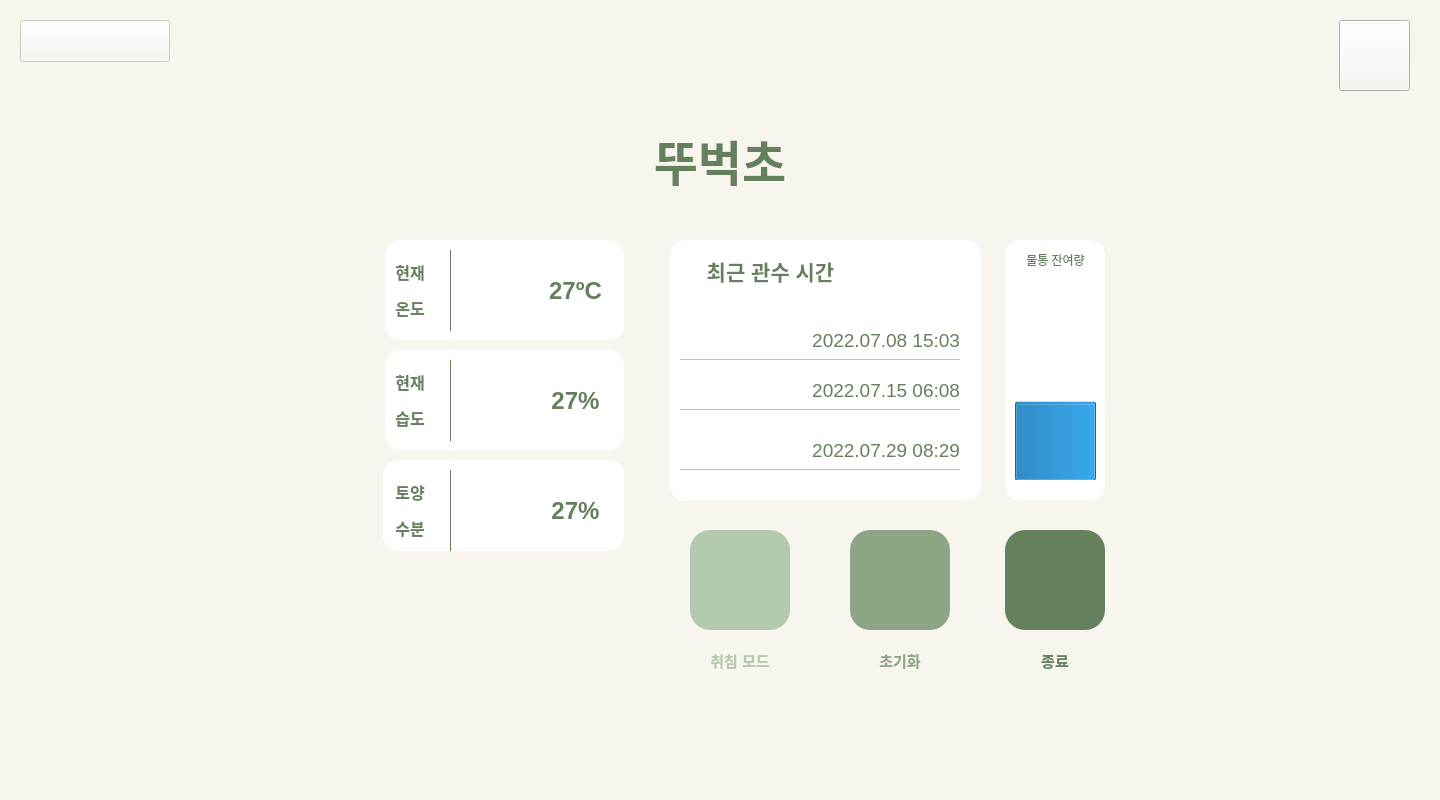
<?xml version="1.0" encoding="UTF-8"?>
<ui version="4.0">
 <class>Form</class>
 <widget class="QWidget" name="Form">
  <property name="geometry">
   <rect>
    <x>0</x>
    <y>0</y>
    <width>1440</width>
    <height>800</height>
   </rect>
  </property>
  <property name="windowTitle">
   <string>Form</string>
  </property>
  <property name="layoutDirection">
   <enum>Qt::LeftToRight</enum>
  </property>
  <property name="autoFillBackground">
   <bool>false</bool>
  </property>
  <property name="styleSheet">
   <string notr="true">background-color: rgb(248, 245, 238);</string>
  </property>
  <widget class="QPushButton" name="back_button">
   <property name="geometry">
    <rect>
     <x>1339</x>
     <y>20</y>
     <width>71</width>
     <height>71</height>
    </rect>
   </property>
   <property name="autoFillBackground">
    <bool>false</bool>
   </property>
   <property name="styleSheet">
    <string notr="true">border-image: url(:/icon/img/return_green.png);</string>
   </property>
   <property name="text">
    <string/>
   </property>
  </widget>
  <widget class="QPushButton" name="logo">
   <property name="enabled">
    <bool>false</bool>
   </property>
   <property name="geometry">
    <rect>
     <x>20</x>
     <y>20</y>
     <width>150</width>
     <height>42</height>
    </rect>
   </property>
   <property name="autoFillBackground">
    <bool>false</bool>
   </property>
   <property name="styleSheet">
    <string notr="true">border-image: url(:/logo/img/ＯＴＰ＿ｐｌａｎｔｉｎｕｍ.png);</string>
   </property>
   <property name="text">
    <string/>
   </property>
  </widget>
  <widget class="QLabel" name="temp_label">
   <property name="geometry">
    <rect>
     <x>385</x>
     <y>240</y>
     <width>239</width>
     <height>100</height>
    </rect>
   </property>
   <property name="styleSheet">
    <string notr="true">background-color: rgb(255, 255, 255);
border-radius : 15px;

</string>
   </property>
   <property name="frameShape">
    <enum>QFrame::Box</enum>
   </property>
   <property name="frameShadow">
    <enum>QFrame::Raised</enum>
   </property>
   <property name="lineWidth">
    <number>10</number>
   </property>
   <property name="midLineWidth">
    <number>30</number>
   </property>
   <property name="text">
    <string/>
   </property>
  </widget>
  <widget class="QLabel" name="humi_label">
   <property name="geometry">
    <rect>
     <x>385</x>
     <y>350</y>
     <width>239</width>
     <height>100</height>
    </rect>
   </property>
   <property name="styleSheet">
    <string notr="true">background-color: rgb(255, 255, 255);
border-radius : 15px;

</string>
   </property>
   <property name="frameShape">
    <enum>QFrame::Box</enum>
   </property>
   <property name="frameShadow">
    <enum>QFrame::Raised</enum>
   </property>
   <property name="lineWidth">
    <number>10</number>
   </property>
   <property name="midLineWidth">
    <number>30</number>
   </property>
   <property name="text">
    <string/>
   </property>
  </widget>
  <widget class="QLabel" name="soil_label">
   <property name="geometry">
    <rect>
     <x>383</x>
     <y>460</y>
     <width>241</width>
     <height>91</height>
    </rect>
   </property>
   <property name="styleSheet">
    <string notr="true">background-color: rgb(255, 255, 255);
border-radius : 15px;

</string>
   </property>
   <property name="frameShape">
    <enum>QFrame::Box</enum>
   </property>
   <property name="frameShadow">
    <enum>QFrame::Raised</enum>
   </property>
   <property name="lineWidth">
    <number>10</number>
   </property>
   <property name="midLineWidth">
    <number>30</number>
   </property>
   <property name="text">
    <string/>
   </property>
  </widget>
  <widget class="QLabel" name="temp_label_text">
   <property name="geometry">
    <rect>
     <x>385</x>
     <y>260</y>
     <width>50</width>
     <height>60</height>
    </rect>
   </property>
   <property name="font">
    <font>
     <pointsize>12</pointsize>
     <bold>true</bold>
    </font>
   </property>
   <property name="styleSheet">
    <string notr="true">background-color: rgb(255, 255, 255);
color: rgb(101, 128, 93);</string>
   </property>
   <property name="text">
    <string>&lt;html&gt;&lt;head/&gt;&lt;body&gt;&lt;p&gt;현재&lt;/p&gt;&lt;p&gt;온도&lt;/p&gt;&lt;/body&gt;&lt;/html&gt;</string>
   </property>
   <property name="alignment">
    <set>Qt::AlignCenter</set>
   </property>
  </widget>
  <widget class="QLabel" name="bar1">
   <property name="geometry">
    <rect>
     <x>450</x>
     <y>250</y>
     <width>1</width>
     <height>81</height>
    </rect>
   </property>
   <property name="styleSheet">
    <string notr="true">background-color: rgb(101, 128, 93);</string>
   </property>
   <property name="text">
    <string/>
   </property>
  </widget>
  <widget class="QLabel" name="humi_label_text">
   <property name="geometry">
    <rect>
     <x>385</x>
     <y>370</y>
     <width>50</width>
     <height>60</height>
    </rect>
   </property>
   <property name="font">
    <font>
     <pointsize>12</pointsize>
     <bold>true</bold>
    </font>
   </property>
   <property name="styleSheet">
    <string notr="true">background-color: rgb(255, 255, 255);
color: rgb(101, 128, 93);</string>
   </property>
   <property name="text">
    <string>&lt;html&gt;&lt;head/&gt;&lt;body&gt;&lt;p&gt;현재&lt;/p&gt;&lt;p&gt;습도&lt;/p&gt;&lt;/body&gt;&lt;/html&gt;</string>
   </property>
   <property name="alignment">
    <set>Qt::AlignCenter</set>
   </property>
  </widget>
  <widget class="QLabel" name="temp_label_text_3">
   <property name="geometry">
    <rect>
     <x>385</x>
     <y>480</y>
     <width>50</width>
     <height>60</height>
    </rect>
   </property>
   <property name="font">
    <font>
     <pointsize>12</pointsize>
     <bold>true</bold>
    </font>
   </property>
   <property name="styleSheet">
    <string notr="true">background-color: rgb(255, 255, 255);
color: rgb(101, 128, 93);</string>
   </property>
   <property name="text">
    <string>&lt;html&gt;&lt;head/&gt;&lt;body&gt;&lt;p&gt;토양&lt;/p&gt;&lt;p&gt;수분&lt;/p&gt;&lt;/body&gt;&lt;/html&gt;</string>
   </property>
   <property name="alignment">
    <set>Qt::AlignCenter</set>
   </property>
  </widget>
  <widget class="QLabel" name="bar2">
   <property name="geometry">
    <rect>
     <x>450</x>
     <y>360</y>
     <width>1</width>
     <height>81</height>
    </rect>
   </property>
   <property name="styleSheet">
    <string notr="true">background-color: rgb(101, 128, 93);</string>
   </property>
   <property name="text">
    <string/>
   </property>
  </widget>
  <widget class="QLabel" name="bar3">
   <property name="geometry">
    <rect>
     <x>450</x>
     <y>470</y>
     <width>1</width>
     <height>81</height>
    </rect>
   </property>
   <property name="styleSheet">
    <string notr="true">background-color: rgb(101, 128, 93);</string>
   </property>
   <property name="text">
    <string/>
   </property>
  </widget>
  <widget class="QLabel" name="label">
   <property name="geometry">
    <rect>
     <x>485</x>
     <y>260</y>
     <width>60</width>
     <height>60</height>
    </rect>
   </property>
   <property name="styleSheet">
    <string notr="true">background-color: rgb(255, 255, 255);
border-image: url(:/icon/img/temperature_green.svg);</string>
   </property>
   <property name="text">
    <string/>
   </property>
  </widget>
  <widget class="QLabel" name="label_2">
   <property name="geometry">
    <rect>
     <x>485</x>
     <y>370</y>
     <width>60</width>
     <height>60</height>
    </rect>
   </property>
   <property name="styleSheet">
    <string notr="true">background-color: rgb(255, 255, 255);
border-image: url(:/icon/img/humidity.svg);</string>
   </property>
   <property name="text">
    <string/>
   </property>
  </widget>
  <widget class="QLabel" name="label_3">
   <property name="geometry">
    <rect>
     <x>485</x>
     <y>480</y>
     <width>60</width>
     <height>60</height>
    </rect>
   </property>
   <property name="styleSheet">
    <string notr="true">background-color: rgb(255, 255, 255);
border-image: url(:/icon/img/soil.svg);</string>
   </property>
   <property name="text">
    <string/>
   </property>
  </widget>
  <widget class="QLabel" name="label_4">
   <property name="geometry">
    <rect>
     <x>545</x>
     <y>275</y>
     <width>61</width>
     <height>31</height>
    </rect>
   </property>
   <property name="font">
    <font>
     <pointsize>18</pointsize>
     <bold>true</bold>
    </font>
   </property>
   <property name="styleSheet">
    <string notr="true">background-color: rgb(255, 255, 255);
color: rgb(101, 128, 93);</string>
   </property>
   <property name="text">
    <string>27ºC</string>
   </property>
   <property name="alignment">
    <set>Qt::AlignCenter</set>
   </property>
  </widget>
  <widget class="QLabel" name="label_5">
   <property name="geometry">
    <rect>
     <x>545</x>
     <y>385</y>
     <width>61</width>
     <height>31</height>
    </rect>
   </property>
   <property name="font">
    <font>
     <pointsize>18</pointsize>
     <bold>true</bold>
    </font>
   </property>
   <property name="styleSheet">
    <string notr="true">background-color: rgb(255, 255, 255);
color: rgb(101, 128, 93);</string>
   </property>
   <property name="text">
    <string>27%</string>
   </property>
   <property name="alignment">
    <set>Qt::AlignCenter</set>
   </property>
  </widget>
  <widget class="QLabel" name="label_6">
   <property name="geometry">
    <rect>
     <x>545</x>
     <y>495</y>
     <width>61</width>
     <height>31</height>
    </rect>
   </property>
   <property name="font">
    <font>
     <pointsize>18</pointsize>
     <bold>true</bold>
    </font>
   </property>
   <property name="styleSheet">
    <string notr="true">background-color: rgb(255, 255, 255);
color: rgb(101, 128, 93);</string>
   </property>
   <property name="text">
    <string>27%</string>
   </property>
   <property name="alignment">
    <set>Qt::AlignCenter</set>
   </property>
  </widget>
  <widget class="QLabel" name="recent_water_board">
   <property name="geometry">
    <rect>
     <x>670</x>
     <y>240</y>
     <width>311</width>
     <height>261</height>
    </rect>
   </property>
   <property name="styleSheet">
    <string notr="true">background-color: rgb(255, 255, 255);
border-radius : 15px;

</string>
   </property>
   <property name="frameShape">
    <enum>QFrame::Box</enum>
   </property>
   <property name="frameShadow">
    <enum>QFrame::Raised</enum>
   </property>
   <property name="lineWidth">
    <number>10</number>
   </property>
   <property name="midLineWidth">
    <number>30</number>
   </property>
   <property name="text">
    <string/>
   </property>
  </widget>
  <widget class="QLabel" name="label_7">
   <property name="geometry">
    <rect>
     <x>690</x>
     <y>250</y>
     <width>161</width>
     <height>41</height>
    </rect>
   </property>
   <property name="font">
    <font>
     <pointsize>16</pointsize>
     <bold>true</bold>
    </font>
   </property>
   <property name="styleSheet">
    <string notr="true">background-color: rgb(255, 255, 255);
color: rgb(101, 128, 93);</string>
   </property>
   <property name="text">
    <string>최근 관수 시간</string>
   </property>
   <property name="alignment">
    <set>Qt::AlignCenter</set>
   </property>
  </widget>
  <widget class="QLabel" name="label_8">
   <property name="geometry">
    <rect>
     <x>680</x>
     <y>320</y>
     <width>280</width>
     <height>40</height>
    </rect>
   </property>
   <property name="font">
    <font>
     <pointsize>14</pointsize>
    </font>
   </property>
   <property name="styleSheet">
    <string notr="true">background-color: rgb(255, 255, 255);
color: rgb(101, 128, 93);
border-bottom : 1px solid  rgb(178, 201, 171);
</string>
   </property>
   <property name="text">
    <string>2022.07.08 15:03</string>
   </property>
   <property name="alignment">
    <set>Qt::AlignRight|Qt::AlignTrailing|Qt::AlignVCenter</set>
   </property>
  </widget>
  <widget class="QLabel" name="label_9">
   <property name="geometry">
    <rect>
     <x>680</x>
     <y>370</y>
     <width>280</width>
     <height>40</height>
    </rect>
   </property>
   <property name="font">
    <font>
     <pointsize>14</pointsize>
    </font>
   </property>
   <property name="styleSheet">
    <string notr="true">background-color: rgb(255, 255, 255);
color: rgb(101, 128, 93);
border-bottom : 1px solid  rgb(178, 201, 171);</string>
   </property>
   <property name="text">
    <string>2022.07.15 06:08</string>
   </property>
   <property name="alignment">
    <set>Qt::AlignRight|Qt::AlignTrailing|Qt::AlignVCenter</set>
   </property>
  </widget>
  <widget class="QLabel" name="label_10">
   <property name="geometry">
    <rect>
     <x>680</x>
     <y>430</y>
     <width>280</width>
     <height>40</height>
    </rect>
   </property>
   <property name="font">
    <font>
     <pointsize>14</pointsize>
    </font>
   </property>
   <property name="styleSheet">
    <string notr="true">background-color: rgb(255, 255, 255);
color: rgb(101, 128, 93);
border-bottom : 1px solid  rgb(178, 201, 171);</string>
   </property>
   <property name="text">
    <string>2022.07.29 08:29</string>
   </property>
   <property name="alignment">
    <set>Qt::AlignRight|Qt::AlignTrailing|Qt::AlignVCenter</set>
   </property>
  </widget>
  <widget class="QLabel" name="label_11">
   <property name="geometry">
    <rect>
     <x>520</x>
     <y>120</y>
     <width>400</width>
     <height>80</height>
    </rect>
   </property>
   <property name="font">
    <font>
     <pointsize>36</pointsize>
     <bold>true</bold>
    </font>
   </property>
   <property name="styleSheet">
    <string notr="true">color: rgb(101, 128, 93);</string>
   </property>
   <property name="text">
    <string>뚜벅초</string>
   </property>
   <property name="alignment">
    <set>Qt::AlignCenter</set>
   </property>
  </widget>
  <widget class="QLabel" name="recent_water_board_2">
   <property name="geometry">
    <rect>
     <x>1005</x>
     <y>240</y>
     <width>100</width>
     <height>261</height>
    </rect>
   </property>
   <property name="styleSheet">
    <string notr="true">background-color: rgb(255, 255, 255);
border-radius : 15px;

</string>
   </property>
   <property name="frameShape">
    <enum>QFrame::Box</enum>
   </property>
   <property name="frameShadow">
    <enum>QFrame::Raised</enum>
   </property>
   <property name="lineWidth">
    <number>10</number>
   </property>
   <property name="midLineWidth">
    <number>30</number>
   </property>
   <property name="text">
    <string/>
   </property>
  </widget>
  <widget class="QProgressBar" name="progressBar">
   <property name="geometry">
    <rect>
     <x>1015</x>
     <y>330</y>
     <width>81</width>
     <height>151</height>
    </rect>
   </property>
   <property name="autoFillBackground">
    <bool>false</bool>
   </property>
   <property name="styleSheet">
    <string notr="true">border-radius: 15px;
background-color : rgb(255,255,255);
</string>
   </property>
   <property name="value">
    <number>50</number>
   </property>
   <property name="alignment">
    <set>Qt::AlignCenter</set>
   </property>
   <property name="textVisible">
    <bool>false</bool>
   </property>
   <property name="orientation">
    <enum>Qt::Vertical</enum>
   </property>
   <property name="invertedAppearance">
    <bool>false</bool>
   </property>
   <property name="textDirection">
    <enum>QProgressBar::TopToBottom</enum>
   </property>
  </widget>
  <widget class="QLabel" name="label_12">
   <property name="geometry">
    <rect>
     <x>1020</x>
     <y>250</y>
     <width>71</width>
     <height>20</height>
    </rect>
   </property>
   <property name="styleSheet">
    <string notr="true">background-color: rgb(255, 255, 255);
color: rgb(101, 128, 93);</string>
   </property>
   <property name="text">
    <string>물통 잔여량</string>
   </property>
   <property name="alignment">
    <set>Qt::AlignCenter</set>
   </property>
  </widget>
  <widget class="QPushButton" name="sleep_button">
   <property name="geometry">
    <rect>
     <x>690</x>
     <y>530</y>
     <width>100</width>
     <height>100</height>
    </rect>
   </property>
   <property name="styleSheet">
    <string notr="true">background-color: rgb(178, 201, 171);
border-image: url(:/icon/img/moon.svg);
border-radius : 20px;</string>
   </property>
   <property name="text">
    <string/>
   </property>
  </widget>
  <widget class="QPushButton" name="reset_button">
   <property name="geometry">
    <rect>
     <x>850</x>
     <y>530</y>
     <width>100</width>
     <height>100</height>
    </rect>
   </property>
   <property name="styleSheet">
    <string notr="true">background-color: rgb(140, 165, 133);
image: url(:/icon/img/redo.svg);
border-radius : 20px;</string>
   </property>
   <property name="text">
    <string/>
   </property>
  </widget>
  <widget class="QPushButton" name="exit_button">
   <property name="geometry">
    <rect>
     <x>1005</x>
     <y>530</y>
     <width>100</width>
     <height>100</height>
    </rect>
   </property>
   <property name="styleSheet">
    <string notr="true">background-color: rgb(101, 128, 93);
border-image: url(:/icon/img/power-off.svg);
border-radius : 20px;</string>
   </property>
   <property name="text">
    <string/>
   </property>
  </widget>
  <widget class="QLabel" name="label_13">
   <property name="geometry">
    <rect>
     <x>690</x>
     <y>650</y>
     <width>100</width>
     <height>20</height>
    </rect>
   </property>
   <property name="font">
    <font>
     <pointsize>11</pointsize>
     <bold>true</bold>
    </font>
   </property>
   <property name="styleSheet">
    <string notr="true">background-color: rgba(255, 255, 255, 0);
color: rgb(178, 201, 171);</string>
   </property>
   <property name="text">
    <string>취침 모드</string>
   </property>
   <property name="alignment">
    <set>Qt::AlignCenter</set>
   </property>
  </widget>
  <widget class="QLabel" name="label_14">
   <property name="geometry">
    <rect>
     <x>850</x>
     <y>650</y>
     <width>100</width>
     <height>20</height>
    </rect>
   </property>
   <property name="font">
    <font>
     <pointsize>11</pointsize>
     <bold>true</bold>
    </font>
   </property>
   <property name="styleSheet">
    <string notr="true">background-color: rgba(255, 255, 255, 0);
color: rgb(140, 165, 133);</string>
   </property>
   <property name="text">
    <string>초기화</string>
   </property>
   <property name="alignment">
    <set>Qt::AlignCenter</set>
   </property>
  </widget>
  <widget class="QLabel" name="label_15">
   <property name="geometry">
    <rect>
     <x>1005</x>
     <y>650</y>
     <width>100</width>
     <height>20</height>
    </rect>
   </property>
   <property name="font">
    <font>
     <pointsize>11</pointsize>
     <bold>true</bold>
    </font>
   </property>
   <property name="styleSheet">
    <string notr="true">background-color: rgba(255, 255, 255, 0);
color: rgb(101, 128, 93);</string>
   </property>
   <property name="text">
    <string>종료</string>
   </property>
   <property name="alignment">
    <set>Qt::AlignCenter</set>
   </property>
  </widget>
 </widget>
 <resources>
  <include location="myres.qrc"/>
 </resources>
 <connections>
  <connection>
   <sender>back_button</sender>
   <signal>clicked()</signal>
   <receiver>Form</receiver>
   <slot>go_mainpage()</slot>
   <hints>
    <hint type="sourcelabel">
     <x>51</x>
     <y>68</y>
    </hint>
    <hint type="destinationlabel">
     <x>47</x>
     <y>119</y>
    </hint>
   </hints>
  </connection>
  <connection>
   <sender>sleep_button</sender>
   <signal>clicked()</signal>
   <receiver>Form</receiver>
   <slot>sleep_mode()</slot>
   <hints>
    <hint type="sourcelabel">
     <x>453</x>
     <y>411</y>
    </hint>
    <hint type="destinationlabel">
     <x>427</x>
     <y>495</y>
    </hint>
   </hints>
  </connection>
  <connection>
   <sender>reset_button</sender>
   <signal>clicked()</signal>
   <receiver>Form</receiver>
   <slot>redo()</slot>
   <hints>
    <hint type="sourcelabel">
     <x>584</x>
     <y>420</y>
    </hint>
    <hint type="destinationlabel">
     <x>580</x>
     <y>503</y>
    </hint>
   </hints>
  </connection>
  <connection>
   <sender>exit_button</sender>
   <signal>clicked()</signal>
   <receiver>Form</receiver>
   <slot>turnoff()</slot>
   <hints>
    <hint type="sourcelabel">
     <x>781</x>
     <y>421</y>
    </hint>
    <hint type="destinationlabel">
     <x>758</x>
     <y>495</y>
    </hint>
   </hints>
  </connection>
 </connections>
 <slots>
  <slot>go_mainpage()</slot>
  <slot>sleep_mode()</slot>
  <slot>turnoff()</slot>
  <slot>redo()</slot>
 </slots>
</ui>
